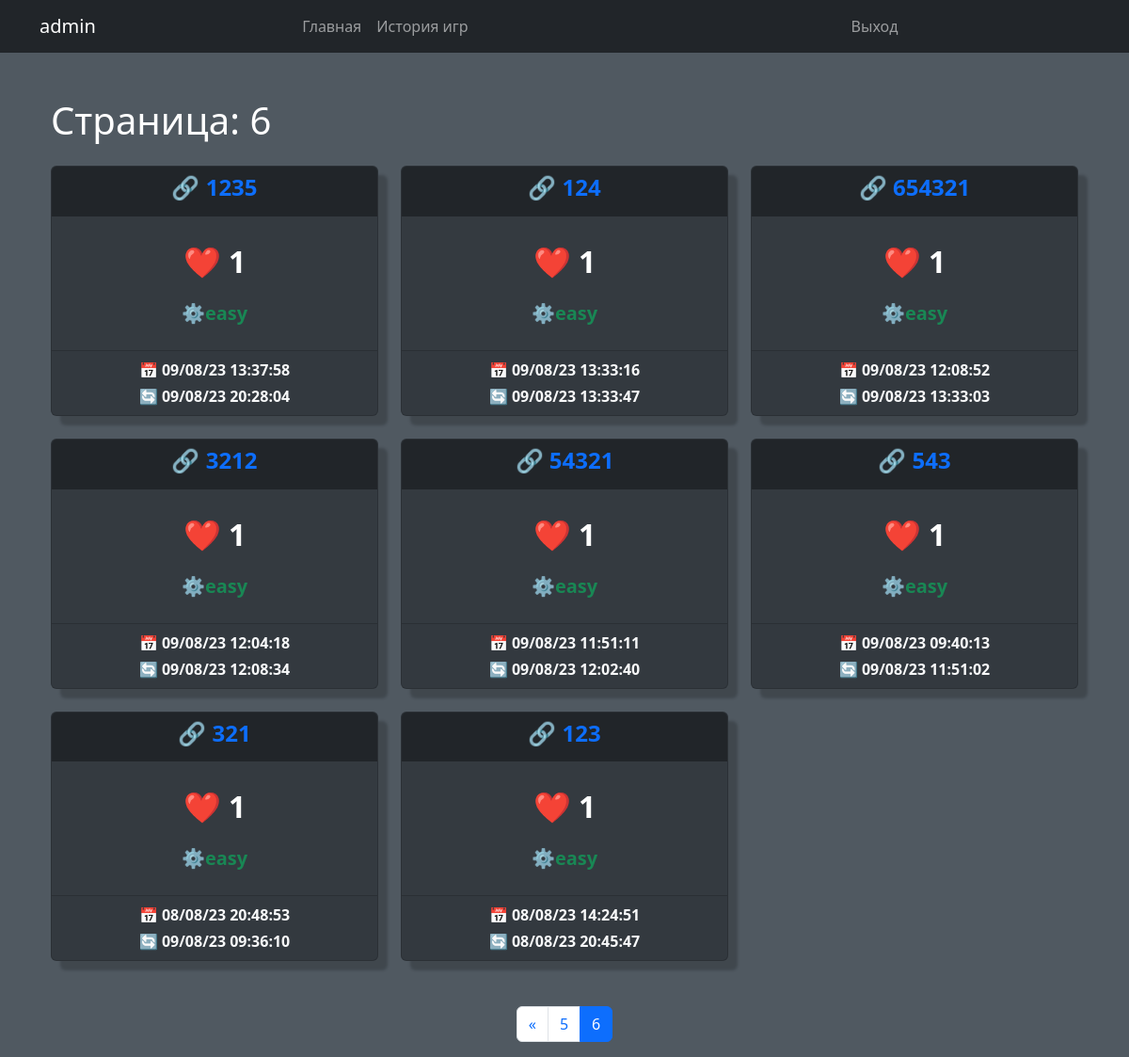
Page /history/?page=6 (signed in) on the committed database.
### game/models.py (models this page shows, shortened)
class GameRoom(models.Model):
    link         = models.CharField(max_length=25)
    is_open      = models.BooleanField(default=True)
    status       = models.CharField(max_length=1, choices=STATUS_CHOICES)
    created_at   = models.DateTimeField(auto_now_add=True)
    updated_at   = models.DateTimeField(auto_now=True, blank=True, null=True)
    difficulty   = models.CharField(max_length=6, choices=DIFFICULTY_CHOICES, default='easy')
    lives        = models.PositiveIntegerField(default=1)
    board        = models.JSONField()
    game_state   = models.JSONField()
    cells_remain = models.PositiveIntegerField(default=1)
    def get_absolute_url(self):
        return reverse('game_detail', args=[self.link, ])
    class Meta:
        ordering = ['-created_at', ]

### game/views.py (the view)
# urls.py: path('history/', game_history, name='game_history'),
def game_history(request):
    user_key = request.user.username or request.session.get('user_key')
    user_games = None
    if user_key:
        user_games = GameRoom.objects.filter(members__user=user_key).prefetch_related('members')
    paginator = Paginator(user_games, 20)
    page = request.GET.get('page')
    try:
        games = paginator.page(page)
    except PageNotAnInteger:
        games = paginator.page(1)
    except EmptyPage:
        games = paginator.page(paginator.num_pages)
    return render(request, 'history.html', {'games': games})

### game/templates/history.html (shortened to what this page needs)
{% extends 'base.html' %}
{% block content %}
<div class="container">
    <h1>Страница: {{ games.number }}</h1>
    <div class="row mt-4">
        {% for el in games %}
        <div class="col-md-4 mb-4">
            <div class="card">
                <div class="card-header">
                    <h5 class="card-title fw-bold"><a href="{{el.get_absolute_url}}" class="d-block text-center text-decoration-none"><span class="icon">🔗</span> {{ el.link|truncatechars:30 }}</a></h5>
                </div>
                <div class="card-body">
                    <div class="d-flex justify-content-between mb-3">
                        <p class="card-text fs-2 text-center w-100 fw-bold"><span class="icon">❤️</span> {{ el.lives }}</p>
                    </div>
                    <p class="card-text
                        {% if el.difficulty == 'hard' %}
                            text-danger
                        {% elif el.difficulty == 'medium' %}
                            text-warning
                        {% else %}
                            text-success
                        {% endif %}
                     text-center fs-5 fw-bold"><span class="icon">⚙️</span>{{ el.difficulty }}</p>
                </div>
                <div class="card-footer text-light text-right text-center">
                    <p class="card-text fw-bold"><span class="icon">📅</span> {{ el.created_at|date:"d/m/y H:i:s" }}</p>
                    <p class="card-text fw-bold"><span class="icon">🔄</span> {{ el.updated_at|date:"d/m/y H:i:s" }}</p>
                </div>
            </div>
        </div>
        {% empty %}
        <p class="col-md-12">Нет игр</p>
        {% endfor %}
    </div>
    <div class="row mt-4">
        <div class="col-md-12 d-flex justify-content-center">
            <ul class="pagination">
                {% if games.has_previous %}
                <li class="page-item"><a class="page-link" href="?page=1">&laquo;</a></li>
                <li class="page-item"><a class="page-link" href="?page={{ games.previous_page_number }}">{{ games.previous_page_number }}</a></li>
                {% endif %}
                <li class="page-item active"><span class="page-link">{{ games.number }}</span></li>
            </ul>
        </div>
    </div>
</div>
{% endblock %}

### game/templates/navbar.html (shortened to what this page needs)
<nav class="navbar navbar-expand-lg navbar-dark">
    <div class="container">
        {% if request.user.is_authenticated %}
            <a class="navbar-brand user-select-none">{{request.user.username}}</a>
        {% else %}
            <a class="navbar-brand user-select-none">Minesweeper</a>
        {% endif %}
        <div class="collapse navbar-collapse" id="navbarNav">
            <ul class="navbar-nav mx-auto">
                <li class="nav-item">
                    <a class="nav-link" href="{% url 'main_page' %}">Главная</a>
                </li>
                <li class="nav-item">
                    <a class="nav-link" href="{% url 'game_history' %}">История игр</a>
                </li>
            </ul>
            <ul class="navbar-nav mx-auto">
                {% if request.user.is_authenticated %}
                    <li class="nav-item">
                        <a class="nav-link" href="#">Выход</a>
                    </li>
                {% endif %}
            </ul>
        </div>
    </div>
</nav>

### game/templates/base.html (style rules this page uses)
body { background-color: #343a40; color: #fff; }
.navbar { background-color: #212529; }

### game/templates/history.html (style rules this page uses)
body { background-color: #505961; }
.card { background-color: #343a40; color: white; box-shadow: 10px 10px 3px rgba(0, 0, 0, 0.2); }
.card-title { font-size: 1.5rem; margin-bottom: 0.5rem; }
.card-text { font-size: 1rem; margin-bottom: 0.25rem; }
.card-header { background-color: #212529; border-bottom: none; }
.card-body { padding: 1.5rem; }
.mt-4 { margin-top: 2rem; }

### rows in the picture
GameRoom: link "1235", lives "1", difficulty "easy", created_at "09/08/23 13:37:58", updated_at "09/08/23 20:28:04"
GameRoom: link "124", lives "1", difficulty "easy", created_at "09/08/23 13:33:16", updated_at "09/08/23 13:33:47"
GameRoom: link "654321", lives "1", difficulty "easy", created_at "09/08/23 12:08:52", updated_at "09/08/23 13:33:03"
GameRoom: link "3212", lives "1", difficulty "easy", created_at "09/08/23 12:04:18", updated_at "09/08/23 12:08:34"
GameRoom: link "54321", lives "1", difficulty "easy", created_at "09/08/23 11:51:11", updated_at "09/08/23 12:02:40"
GameRoom: link "543", lives "1", difficulty "easy", created_at "09/08/23 09:40:13", updated_at "09/08/23 11:51:02"
GameRoom: link "321", lives "1", difficulty "easy", created_at "08/08/23 20:48:53", updated_at "09/08/23 09:36:10"
GameRoom: link "123", lives "1", difficulty "easy", created_at "08/08/23 14:24:51", updated_at "08/08/23 20:45:47"

### other values in the picture
{{ request.user.username }} "admin"
{{ games.number }} "6"
{{ games.previous_page_number }} "5"
